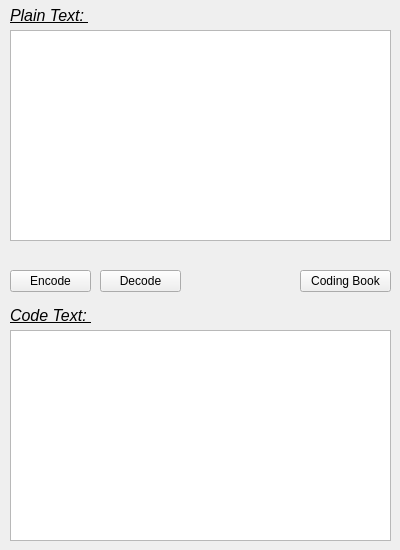
<?xml version="1.0" encoding="UTF-8"?>
<ui version="4.0">
 <class>MainWindow</class>
 <widget class="QMainWindow" name="MainWindow">
  <property name="geometry">
   <rect>
    <x>0</x>
    <y>0</y>
    <width>400</width>
    <height>550</height>
   </rect>
  </property>
  <property name="windowTitle">
   <string>Craking Code</string>
  </property>
  <widget class="QWidget" name="centralWidget">
   <widget class="QLabel" name="labelPlainText">
    <property name="geometry">
     <rect>
      <x>10</x>
      <y>0</y>
      <width>161</width>
      <height>31</height>
     </rect>
    </property>
    <property name="text">
     <string>&lt;html&gt;&lt;head/&gt;&lt;body&gt;&lt;p&gt;&lt;span style=&quot; font-size:12pt; font-style:italic; text-decoration: underline;&quot;&gt;Plain Text: &lt;/span&gt;&lt;/p&gt;&lt;/body&gt;&lt;/html&gt;</string>
    </property>
   </widget>
   <widget class="QTextEdit" name="txPlainText">
    <property name="geometry">
     <rect>
      <x>10</x>
      <y>30</y>
      <width>381</width>
      <height>211</height>
     </rect>
    </property>
   </widget>
   <widget class="QPushButton" name="pbEncoding">
    <property name="geometry">
     <rect>
      <x>10</x>
      <y>270</y>
      <width>81</width>
      <height>22</height>
     </rect>
    </property>
    <property name="text">
     <string>Encode</string>
    </property>
   </widget>
   <widget class="QPushButton" name="pbDecoding">
    <property name="geometry">
     <rect>
      <x>100</x>
      <y>270</y>
      <width>81</width>
      <height>22</height>
     </rect>
    </property>
    <property name="text">
     <string>Decode</string>
    </property>
   </widget>
   <widget class="QTextEdit" name="txCodeText">
    <property name="geometry">
     <rect>
      <x>10</x>
      <y>330</y>
      <width>381</width>
      <height>211</height>
     </rect>
    </property>
   </widget>
   <widget class="QLabel" name="labelCodeText">
    <property name="geometry">
     <rect>
      <x>10</x>
      <y>300</y>
      <width>161</width>
      <height>31</height>
     </rect>
    </property>
    <property name="text">
     <string>&lt;html&gt;&lt;head/&gt;&lt;body&gt;&lt;p&gt;&lt;span style=&quot; font-size:12pt; font-style:italic; text-decoration: underline;&quot;&gt;Code Text: &lt;/span&gt;&lt;/p&gt;&lt;/body&gt;&lt;/html&gt;</string>
    </property>
   </widget>
   <widget class="QPushButton" name="pbCodingBook">
    <property name="geometry">
     <rect>
      <x>300</x>
      <y>270</y>
      <width>91</width>
      <height>22</height>
     </rect>
    </property>
    <property name="text">
     <string>Coding Book</string>
    </property>
   </widget>
  </widget>
 </widget>
 <layoutdefault spacing="6" margin="11"/>
 <resources/>
 <connections/>
</ui>
